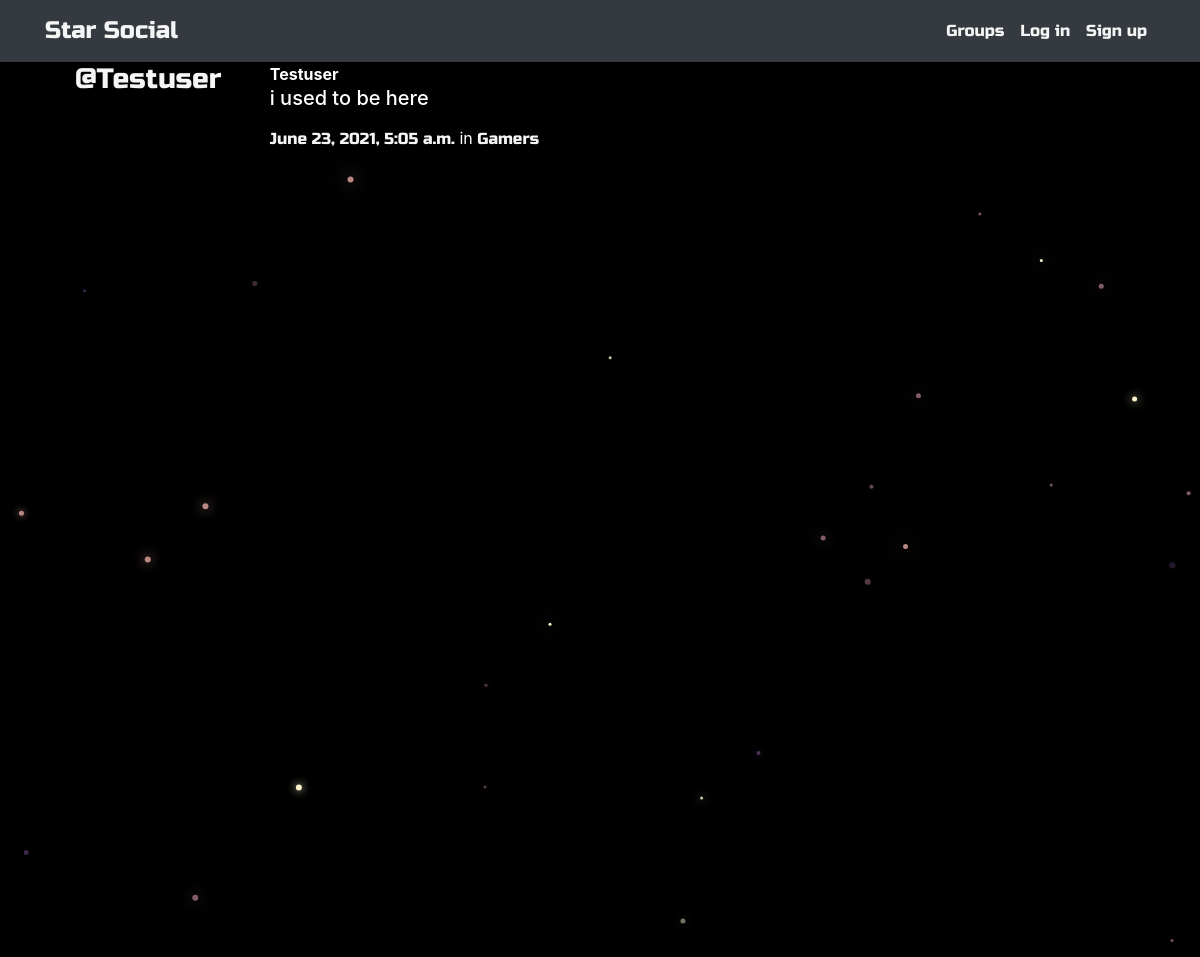
The app's page /posts/by/Testuser/3/ with its own data.
### posts/models.py (models this page shows, shortened)
class Post(models.Model):
    user = models.ForeignKey(User, related_name='posts',
                             on_delete=models.CASCADE)
    created_at = models.DateTimeField(auto_now=True)
    message = models.TextField()
    message_html = models.TextField(editable=False)
    group = models.ForeignKey(
        Group, related_name='posts', null=True, blank=True, on_delete=models.CASCADE)
    class Meta:
        ordering = ['-created_at']
        unique_together = ['user', 'message']

### groups/models.py (models this page shows, shortened)
class Group(models.Model):
    name = models.CharField(max_length=255, unique=True)
    slug = models.SlugField(allow_unicode=True, unique=True)
    description = models.TextField(blank=True, default='')
    description_html = models.TextField(editable=True, default='', blank=True)
    members = models.ManyToManyField(User, through='GroupMember')
    class Meta:
        ordering = ['name']

### posts/views.py (the view)
# urls.py: path("by/<username>/<int:pk>/",views.PostDetail.as_view(),name="single"),
class PostDetail(SelectRelatedMixin, generic.DetailView):
    model = models.Post
    select_related = ('user', 'group')
    def get_queryset(self):
        queryset = super().get_queryset()
        return queryset.filter(user__username__iexact=self.kwargs.get('username'))

### posts/templates/posts/post_detail.html
{% extends 'posts/post_base.html' %}
{% block post_content %}
<div class='col-md-8'>
    {% include 'posts/_post.html' %}
</div>
{% endblock post_content %}

### posts/templates/posts/_post.html (shortened to what this page needs)
<div class="media">
	<h3 class="mr-5"><a href="{% url 'posts:for_user' username=post.user.username %}">@{{ post.user.username }}</a></h3>
	<div class="media-body">
		<strong>{{ post.user.username }}</strong>
		<h5>{{ post.message_html|safe }}</h5>
			<time class="time"><a href="{% url 'posts:single' username=post.user.username pk=post.pk %}">{{ post.created_at }}</a></time>
			{% if post.group %}
			<span class="group-name">in <a href="#">{{ post.group.name }}</a></span>
			{% endif %}
	</div>
</div>

### static/simplesocial/css/master.css (style rules this page uses)
body { margin: 0; overflow: hidden; background-color: black; color:white; }
#navbar, a { font-family: 'Russo One', sans-serif; color:whitesmoke; }

### records on screen
Post: user.username "Testuser", message_html "i used to be here", created_at "June 23, 2021, 5:05 a.m.", group.name "Gamers"
